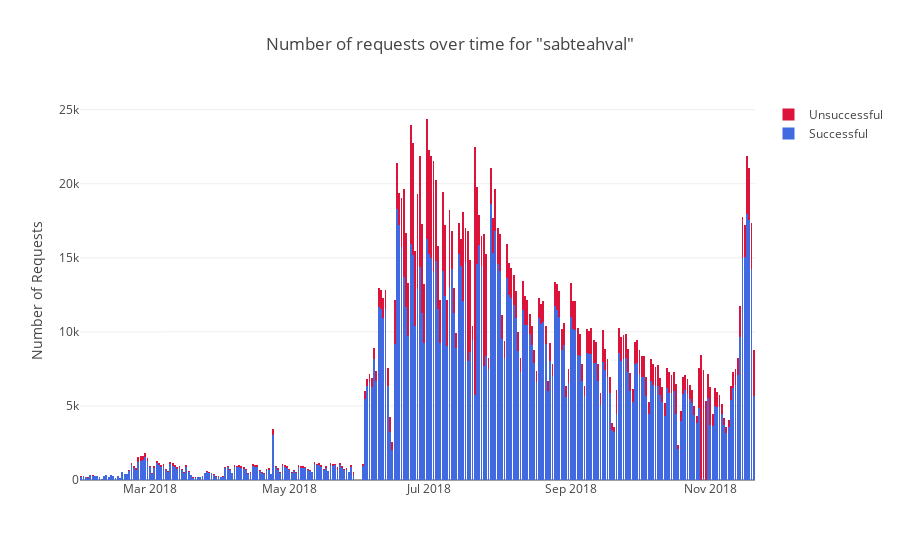

The notebook cell this image was saved under:
### Code cell
logic.draw_request_counts_by_gateway('sabteahval', interval='day')

### Figure 1 — Plotly figure (JSON) as saved in the notebook; plotly's stock layout.template omitted (floating-point values rounded to 4 significant figures; data arrays with more than 128 entries replaced by an {"elided": "..."} marker saying what was removed)
{"data": [{"marker": {"color": "royalblue"}, "name": "Successful", "type": "bar", "uid": "f0aedc25-68be-4b13-a359-a72bb5495aa6", "x": {"elided": "295 str values"}, "y": {"elided": "295 int values"}}, {"marker": {"color": "crimson"}, "name": "Unsuccessful", "type": "bar", "uid": "441a03e8-c0ec-4d06-903f-3f8294625607", "x": {"elided": "295 str values"}, "y": {"elided": "295 int values"}}], "layout": {"autosize": true, "barmode": "stack", "showlegend": true, "title": {"text": "Number of requests over time for \"sabteahval\""}, "xaxis": {"autorange": true, "range": ["2018-01-29 12:00", "2018-11-20 12:00"], "type": "date"}, "yaxis": {"autorange": true, "range": [0, 25650.0], "title": {"text": "Number of Requests"}, "type": "linear"}}}
